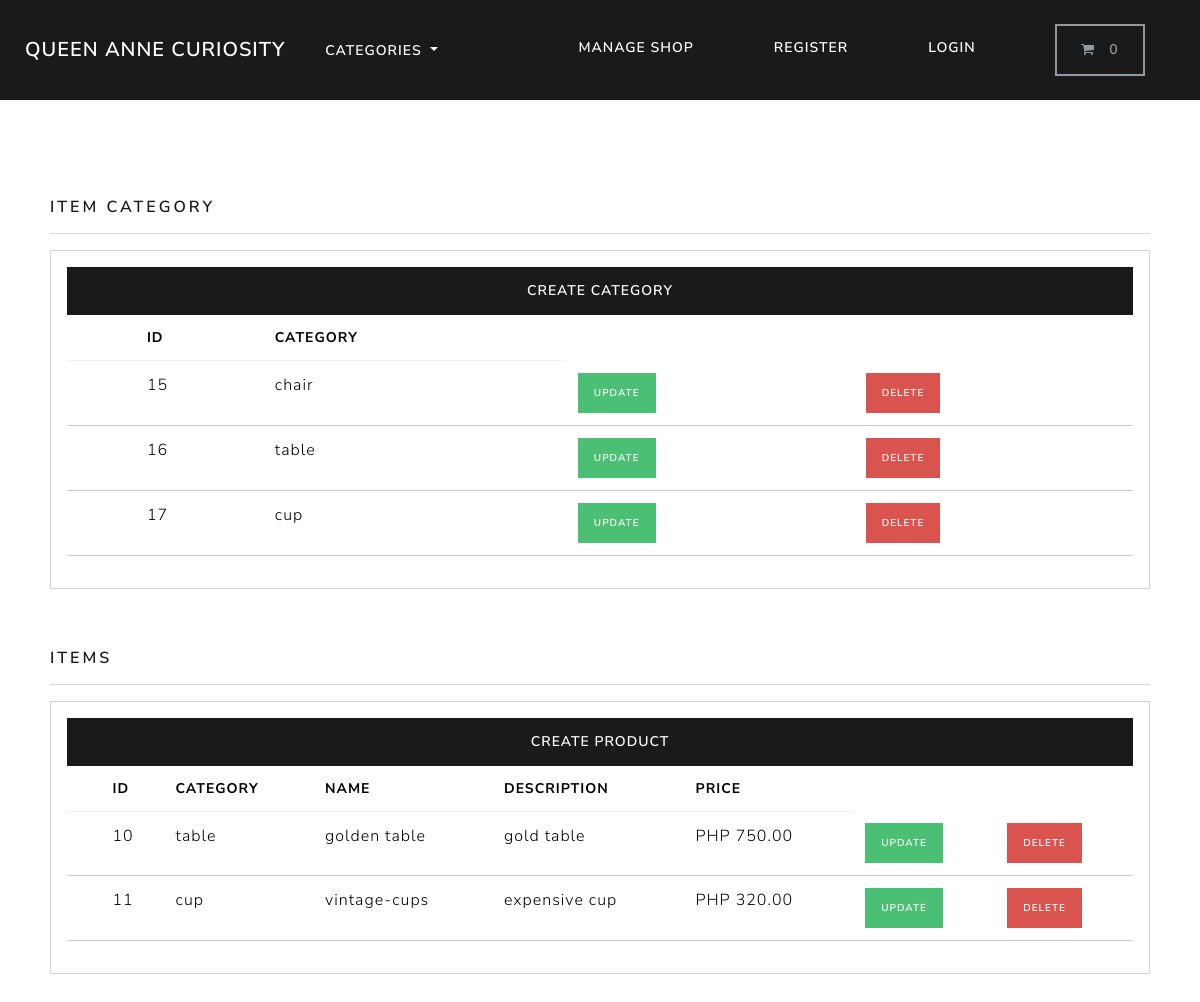
Screenshot of /manage/ with the database file from the repository.
### store/models.py (models this page shows, shortened)
class Category(models.Model):
    name = models.CharField(max_length=250, db_index=True)
    slug = models.SlugField(max_length=250, unique=True)
    class Meta:
        verbose_name_plural = 'categories'
    def __str__(self):
        return self.name
    def get_absolute_url(self):
        return reverse("list-category", args=[self.slug])

class Product(models.Model):
    category = models.ForeignKey(Category, related_name='product', on_delete=models.CASCADE, null=True)
    title = models.CharField(max_length=250)
    brand = models.CharField(max_length=250, default='un-branded')
    description = models.TextField(blank=True)
    slug = models.SlugField(max_length=250)
    price = models.DecimalField(max_digits=10, decimal_places=2)
    image = models.ImageField(upload_to='images/')
    class Meta:
        verbose_name_plural = 'products'

### shop/views.py (the view)
# urls.py: path('', views.manage_shop, name='manage-shop'),
def manage_shop(request):
    return render(request, 'shop/crud.html')

### cart/cart.py (called while the page is built)
    def __len__(self):
        return sum(item['qty'] for item in self.cart.values())

### cart/context_processors.py (called while the page is built)
def cart(request):
    return {'cart': Cart(request)}

### store/views.py (called while the page is built)
def product(request):
    all_products = Product.objects.all()
    return {'all_products': all_products}

def categories(request):
    all_categories = Category.objects.all()
    return {'all_categories': all_categories}

### shop/templates/shop/crud.html (shortened to what this page needs)
{% include "store/base.html" %}
{% load static %}
{% block content %}
<div class="row">
    <div class="col-mid-5">
        <h5>ITEM CATEGORY</h5>
        <hr>
        <div class="card card-body">
            <a class="btn btn-primary btn-block" href="{% url 'add-category'%}">Create Category</a>
            <table class="table table-sm">
                <thead>
                    <tr>
                      <th scope="col"></th>
                      <th scope="col">ID</th>
                      <th scope="col">Category</th>
                    </tr>
                  </thead>
                {% for category in all_categories%}
                <tbody>
                    <tr class="table-secondary">
                      <td></td>
                      <td>{{category.id}}</td>
                      <td>{{category.name}}</td>
                      <td><a class="btn btn-success btn-sm" href="{% url 'update-category' category.id %}">Update</a></td>
                      <td><a class="btn btn-danger btn-sm" href="{% url 'delete-category' category.id %}">Delete</a></td>
                    </tr>
                </tbody>
                {% endfor %}
            </table>
        </div>
    </div>
    <br><br>
    <div class="col-mid-7">
        <h5>ITEMS</h5>
        <hr>
        <div class="card card-body">
            <a class="btn btn-primary btn-block" href="{% url 'add-product' %}">Create Product</a>
            <table class="table table-sm">
                <thead>
                    <tr>
                      <th scope="col"></th>
                      <th scope="col">ID</th>
                      <th scope="col">Category</th>
                      <th scope="col">Name</th>
                      <th scope="col">Description</th>
                      <th scope="col">Price</th>
                    </tr>
                  </thead>
                {% for item in all_products %}
                <tbody>
                    <tr class="table-secondary">
                      <td></td>
                      <td>{{item.id}}</td>
                      <td>{{item.category}}</td>
                      <td>{{item.title}}</td>
                      <td>{{item.description}}</td>
                      <td>PHP {{item.price}}</td>
                      <td><a class="btn btn-success btn-sm" href="{% url 'update-product' item.id %}">Update</a></td>
                      <td><a class="btn btn-danger btn-sm" href="{% url 'delete-product' item.id %}">Delete</a></td>
                    </tr>
                </tbody>
                {% endfor %}
            </table>
        </div>
    </div>
</div>
{% endblock %}

### shop/templates/shop/crud.html (style rules this page uses)
.row { padding: 50px; }
.col-mid-5 { margin-bottom: 60px; }

### rows the page displays
Category: id "15", name "chair"
Category: id "16", name "table"
Category: id "17", name "cup"
Product: id "10", category "table", title "golden table", description "gold table", price "750.00"
Product: id "11", category "cup", title "vintage-cups", description "expensive cup", price "320.00"
